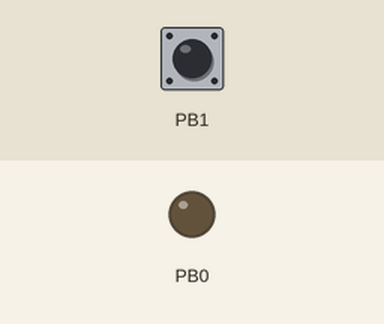
The program below on a simulated ATmega168P, built with avr-gcc and emulated at 1 MHz. On the bench: output pins drawn as LEDs (lit = HIGH). Dashed ring = blinking. The test bench sets the inputs (shaded band); at power-on: PB1 HIGH.

Above: at 1.2 s.
1.3 s: PB1 pulled LOW for 1 s
At 1.55 s:
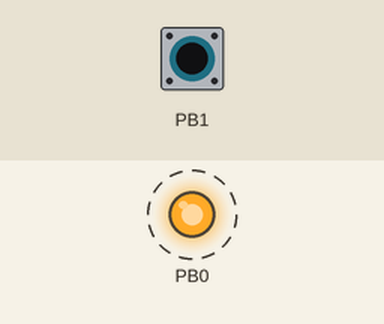
4.3 s: PB1 pulled LOW for 3.2 s
At 8.2 s:
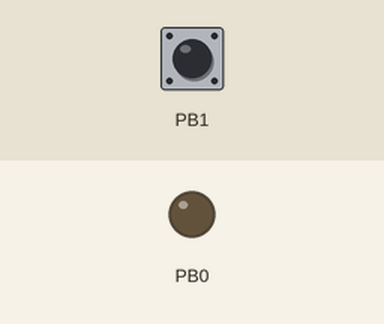
Timing chart, 0 to 9.7 s (numbered marks = the images above; inputs shaded):
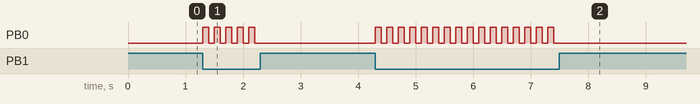

The program:

main.c
```c
/*
 * file   : main.c
 * date   : 2015-07-17
 * author : Kenya Ukai
 *
 * 何?
 *     スイッチの状態を読み取るサンプルプログラム
 *     押している間LEDが点滅
 * 接続
 *     PB0にLED(マイコン側アノード(+))
 *     PB1にスイッチ(押すと直接GNDにつながるように)
 * Fuse
 *     l:0x62 h:0xDF ex:0xF9
 */

//以下は自分の開発環境用

#ifndef __AVR_ATmega168P__
#define __AVR_ATmega168P__
#endif


//ここから一般向け

#define F_CPU 1000000 //1MHz
#include<avr/io.h>
#include<util/delay.h>

int main(void){

  DDRB = 0b00000001;    //PB0を出力に（他は入力PB1も入力）
  PORTB= 0b00000010;    //PB1をプルアップ

  while(1){
    if(PINB & (1<<PB1)){
      //スイッチが押されていない時

    }
    else{
      //スイッチが押された時
      PORTB ^= (1<<PB0); //PB0の値を反転する
      _delay_ms(100);    //100ms待機 : 連続反応対策
    }
  }

  return 0;
}
```

Measured:
- after the input at 1.3 s, PB0: alternates HIGH for 0.10 s and LOW for 0.10 s, 10 changes in all, then stays LOW, starting at once
- after the input at 4.3 s, PB0: alternates HIGH for 0.10 s and LOW for 0.10 s, 32 changes in all, then stays LOW, starting at once
